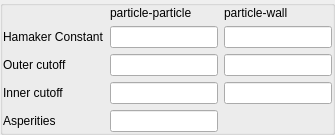
            <widget class="QGroupBox" name="groupbox_cohesion_parameters">
             <property name="title">
              <string/>
             </property>
             <property name="flat">
              <bool>true</bool>
             </property>
             <layout class="QGridLayout" name="gridLayout_18">
              <property name="leftMargin">
               <number>0</number>
              </property>
              <property name="topMargin">
               <number>0</number>
              </property>
              <property name="rightMargin">
               <number>0</number>
              </property>
              <property name="bottomMargin">
               <number>0</number>
              </property>
              <item row="0" column="0">
               <layout class="QGridLayout" name="gridLayout_17">
                <item row="0" column="1">
                 <widget class="QLabel" name="label_208">
                  <property name="text">
                   <string>particle-particle</string>
                  </property>
                 </widget>
                </item>
                <item row="0" column="2">
                 <widget class="QLabel" name="label_206">
                  <property name="text">
                   <string>particle-wall</string>
                  </property>
                 </widget>
                </item>
                <item row="1" column="0">
                 <widget class="QLabel" name="label_hamaker_constant">
                  <property name="text">
                   <string>Hamaker Constant</string>
                  </property>
                 </widget>
                </item>
                <item row="1" column="1">
                 <widget class="LineEdit" name="lineedit_keyword_hamaker_constant">
                  <property name="maximumSize">
                   <size>
                    <width>150</width>
                    <height>16777215</height>
                   </size>
                  </property>
                 </widget>
                </item>
                <item row="1" column="2">
                 <widget class="LineEdit" name="lineedit_keyword_wall_hamaker_constant">
                  <property name="maximumSize">
                   <size>
                    <width>150</width>
                    <height>16777215</height>
                   </size>
                  </property>
                 </widget>
                </item>
                <item row="2" column="0">
                 <widget class="QLabel" name="label_vdw_outer_cutoff">
                  <property name="text">
                   <string>Outer cutoff</string>
                  </property>
                 </widget>
                </item>
                <item row="2" column="1">
                 <widget class="LineEdit" name="lineedit_keyword_vdw_outer_cutoff">
                  <property name="maximumSize">
                   <size>
                    <width>150</width>
                    <height>16777215</height>
                   </size>
                  </property>
                 </widget>
                </item>
                <item row="2" column="2">
                 <widget class="LineEdit" name="lineedit_keyword_wall_vdw_outer_cutoff">
                  <property name="maximumSize">
                   <size>
                    <width>150</width>
                    <height>16777215</height>
                   </size>
                  </property>
                 </widget>
                </item>
                <item row="3" column="0">
                 <widget class="QLabel" name="label_vdw_inner_cutoff">
                  <property name="text">
                   <string>Inner cutoff</string>
                  </property>
                 </widget>
                </item>
                <item row="3" column="1">
                 <widget class="LineEdit" name="lineedit_keyword_vdw_inner_cutoff">
                  <property name="maximumSize">
                   <size>
                    <width>150</width>
                    <height>16777215</height>
                   </size>
                  </property>
                 </widget>
                </item>
                <item row="3" column="2">
                 <widget class="LineEdit" name="lineedit_keyword_wall_vdw_inner_cutoff">
                  <property name="maximumSize">
                   <size>
                    <width>150</width>
                    <height>16777215</height>
                   </size>
                  </property>
                 </widget>
                </item>
                <item row="4" column="0">
                 <widget class="QLabel" name="label_asperities">
                  <property name="text">
                   <string>Asperities</string>
                  </property>
                 </widget>
                </item>
                <item row="4" column="1">
                 <widget class="LineEdit" name="lineedit_keyword_asperities">
                  <property name="maximumSize">
                   <size>
                    <width>150</width>
                    <height>16777215</height>
                   </size>
                  </property>
                 </widget>
                </item>
               </layout>
              </item>
             </layout>
            </widget>
